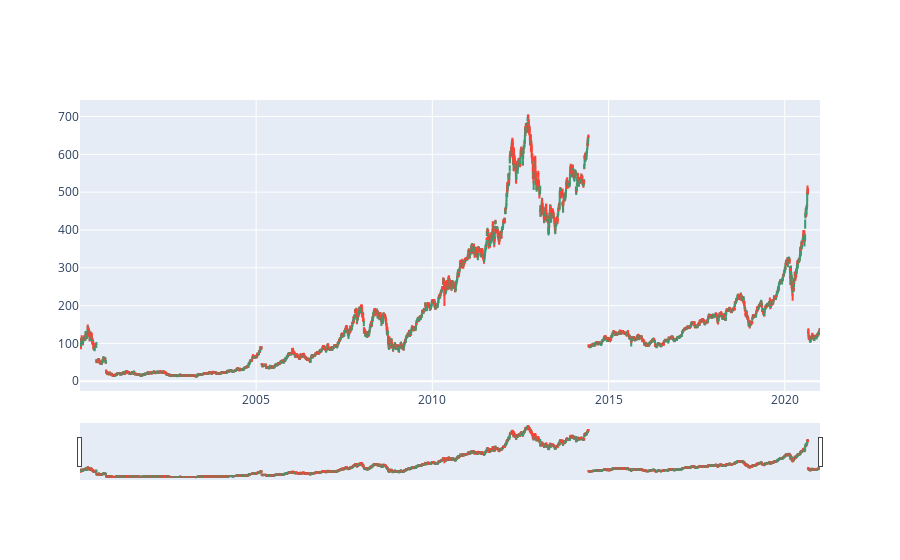

The notebook cell saved with this chart:
### Code cell
# Ejemplo de visualización: gráfico de velas con señales de compra/venta
import plotly.graph_objects as go

fig = go.Figure(data=[go.Candlestick(x=data_1d['Date'],
                open=data_1d['Open'],
                high=data_1d['High'],
                low=data_1d['Low'],
                close=data_1d['Close'])])


fig.show()

### Figure 1 — Plotly figure (JSON) as saved in the notebook; plotly's stock layout.template omitted (floating-point values rounded to 4 significant figures; data arrays with more than 128 entries replaced by an {"elided": "..."} marker saying what was removed)
{"data": [{"close": {"elided": "5284 float values"}, "high": {"elided": "5284 float values"}, "low": {"elided": "5284 float values"}, "open": {"elided": "5284 float values"}, "x": {"elided": "5284 str values"}, "type": "candlestick"}], "layout": {}}
